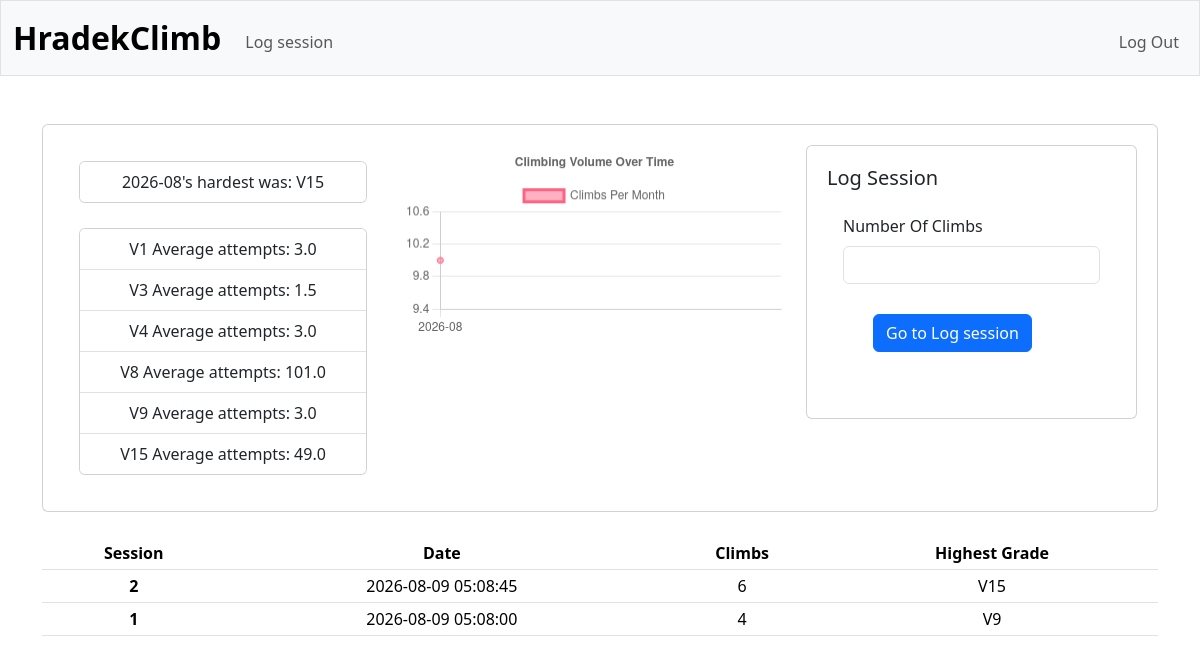
The app's page /log (signed in) with its own data.
### tables this page shows
CREATE TABLE user_sessions (
    session_id INTEGER PRIMARY KEY AUTOINCREMENT NOT NULL,
    user_id INTEGER NOT NULL REFERENCES users(id),
    date TEXT NOT NULL DEFAULT (datetime('now'))
);

### app.py (the view)
@app.route("/log", methods=["GET", "POST"])
def log():
    if request.method == "POST":
        climbs = request.form.get("climbs")
        if not climbs or not climbs.isdigit():
            flash("Please enter a valid number of climbs.", "danger")
            return redirect("/log")
        return render_template("log_session.html", climbs=int(climbs))
    else:
        row = db.execute("""
            SELECT MAX(cd.grade_numeric) AS hardest
            FROM climb_data cd
            JOIN session_climbs sc ON cd.climb_id = sc.climb_id
            JOIN user_sessions us ON sc.session_id = us.session_id
            WHERE us.user_id = ? AND cd.sent = 1
        """, session["user_id"])
        highest = row[0]["hardest"]  # None if no sends yet, otherwise an int
        monthly_highest = db.execute("""
            SELECT strftime('%Y-%m', us.date) AS month, MAX(cd.grade_numeric) AS hardest
            FROM climb_data cd
            JOIN session_climbs sc ON cd.climb_id = sc.climb_id
            JOIN user_sessions us ON sc.session_id = us.session_id
            WHERE us.user_id = ? AND cd.sent = 1
            GROUP BY month
            ORDER BY month
        """, session["user_id"])
        row = db.execute("""
            SELECT SUM(CASE WHEN cd.sent = 1 THEN 1 ELSE 0 END) * 1.0 / COUNT(*) AS send_rate
            FROM climb_data cd
            JOIN session_climbs sc ON cd.climb_id = sc.climb_id
            JOIN user_sessions us ON sc.session_id = us.session_id
            WHERE us.user_id = ?
        """, session["user_id"])
        send_rate = row[0]["send_rate"] if row[0]["send_rate"] is not None else 0
        avg_attempts = db.execute("""
            SELECT cd.grade_numeric AS grade, AVG(cd.attempts) AS avg_attempts
            FROM climb_data cd
            JOIN session_climbs sc ON cd.climb_id = sc.climb_id
            JOIN user_sessions us ON sc.session_id = us.session_id
            WHERE us.user_id = ? AND cd.sent = 1
            GROUP BY cd.grade_numeric
            ORDER BY cd.grade_numeric
        """, session["user_id"])
        sessions = db.execute("""
            SELECT us.session_id, us.date,
                MAX(CASE WHEN cd.sent = 1 THEN cd.grade_numeric END) AS highest_sent,
                COUNT(cd.climb_id) AS climb_count
            FROM climb_data cd
            JOIN session_climbs sc ON cd.climb_id = sc.climb_id
            JOIN user_sessions us ON sc.session_id = us.session_id
            WHERE us.user_id = ?
            GROUP BY us.session_id
            ORDER BY us.date DESC
        """, session["user_id"])
        print(sessions)
        volume = db.execute("""
            SELECT strftime('%Y-%m', us.date) AS month, COUNT(cd.climb_id) AS climb_count
            FROM climb_data cd
            JOIN session_climbs sc ON cd.climb_id = sc.climb_id
            JOIN user_sessions us ON sc.session_id = us.session_id
            WHERE us.user_id = ?
            GROUP BY month
            ORDER BY month
        """, session["user_id"])
        return render_template("log.html",
                               highest=highest,
                               monthly_highest=monthly_highest,
                               send_rate=send_rate,
                               avg_attempts=avg_attempts,
                               sessions=sessions,
                               volume=volume
                               )

### templates/log.html (shortened to what this page needs)
{% extends "layout.html" %}
{% block main %}
    <div class="card" style="padding: 20px;">
        <div class="d-flex align-items-start" style="gap: 20px;">
            <div class="card-body" style="flex: 0 0 auto;">
                <div class="card" style="width: 18rem;">
                    <ul class="list-group list-group-flush">
                    {% for row in monthly_highest %}
                    <li class="list-group-item">{{ row.month }}'s hardest was: V{{ row.hardest }}</li>
                    {% endfor %}
                    </ul>
                </div>
                <div class="card" style="width: 18rem; margin-top: 25px;">
                    <ul class="list-group list-group-flush">
                        {% for grade in avg_attempts %}
                        <li class="list-group-item">V{{ grade.grade }} Average attempts: {{ grade.avg_attempts }}</li>
                        {% endfor %}
                    </ul>
                </div>
            </div>
            <div style="flex: 1 1 auto; min-width: 300px;">
                <canvas id="volumeChart"></canvas>
            </div>
            <div class="card" style="padding: 20px; margin-bottom: 20px; text-align: left;">
                <h5 class="card-title">Log Session</h5>
                <div class="card-body" style="flex: 0 0 auto;">
                    <form action="/log" method="post">
                            <label for="climbs" class="form-label">Number Of Climbs</label>
                            <input type="int" class="form-control" name="climbs">
                            <button type="int" class="btn btn-primary" style="margin: 30px;">Go to Log session</button>
                    </form>
                </div>
            </div>
        </div>
    </div>
    <table class="table table-sm" style="margin-top: 25px;">
        <thead>
            <tr>
                <th scope="col">Session</th>
                <th scope="col">Date</th>
                <th scope="col">Climbs</th>
                <th scope="col">Highest Grade</th>
            </tr>
        </thead>
        <tbody>
            {% for session in sessions %}
            <tr>
                <th scope="row">{{ session.session_id }}</th>
                <td>{{ session.date }}</td>
                <td>{{ session.climb_count }}</td>
                <td>V{{ session.highest_sent }}</td>
            </tr>
            {% endfor %}
        </tbody>
    </table>
<script>
    const volumeData = {{ volume | tojson }};
    const labels = volumeData.map(row => row.month);
    const counts = volumeData.map(row => row.climb_count);
    const VolumeData = {
      labels: labels,
      datasets: [
        {
            label: 'Climbs Per Month',
            data: counts,
            borderColor: 'rgb(255, 99, 132)',
            backgroundColor: 'rgba(255, 99, 132, 0.5)',
        },
      ]
    };
    const config = {
    type: 'line',
    data: VolumeData,
    options: {
        responsive: true,
        plugins: {
        legend: {
            position: 'top',
        },
        title: {
            display: true,
            text: 'Climbing Volume Over Time'
        }
        }
    },
    };
    new Chart(document.getElementById('volumeChart'), config);
</script>
{% endblock %}

### templates/layout.html (shortened to what this page needs)
<!DOCTYPE html>
<html lang="en">
    <head>
        <link href="https://cdn.jsdelivr.net/npm/bootstrap@5.3.8/dist/css/bootstrap.min.css" rel="stylesheet">
        <link href="/static/styles.css" rel="stylesheet">
    </head>
    <body>
        <nav class="bg-light border navbar navbar-expand-md navbar-light">
            <div class="container-fluid">
                <a class="navbar-brand" href="/"><span class="display-7 fw-bold">HradekClimb</span></a>
                <div class="collapse navbar-collapse" id="navbar">
                    {% if session["user_id"] %}
                        <ul class="navbar-nav me-auto mt-2">
                            <li class="nav-item"><a class="nav-link" href="/log">Log session</a></li>
                        </ul>
                        <ul class="navbar-nav ms-auto mt-2">
                            <li class="nav-item"><a class="nav-link" href="/logout">Log Out</a></li>
                        </ul>
                    {% else %}
                        <ul class="navbar-nav ms-auto mt-2">
                            <li class="nav-item"><a class="nav-link" href="/register"><span class="display-7 fw">Register</span></a></li>
                            <li class="nav-item"><a class="nav-link" href="/login"><span class="display-7 fw">Log In</span></a></li>
                        </ul>
                    {% endif %}
                </div>
            </div>
        </nav>
        <main class="container py-5 text-center">
            {% block main %}{% endblock %}
        </main>
    </body>
</html>

### static/styles.css (style rules this page uses)
nav .navbar-brand { font-size: xx-large; }

### records on screen
user_sessions: session_id "2", date "2026-08-09 05:08:45", climb_count "6", highest_sent "15"
user_sessions: session_id "1", date "2026-08-09 05:08:00", climb_count "4", highest_sent "9"

### other values on screen
{{ row.month }} "2026-08"
{{ row.hardest }} "15"
{{ grade.grade }} "1" "3" "4" "8" "9" "15"
{{ grade.avg_attempts }} "3.0" "1.5" "3.0" "101.0" "3.0" "49.0"
chart data {{ volume | tojson }} [{"climb_count": 10, "month": "2026-08"}]
